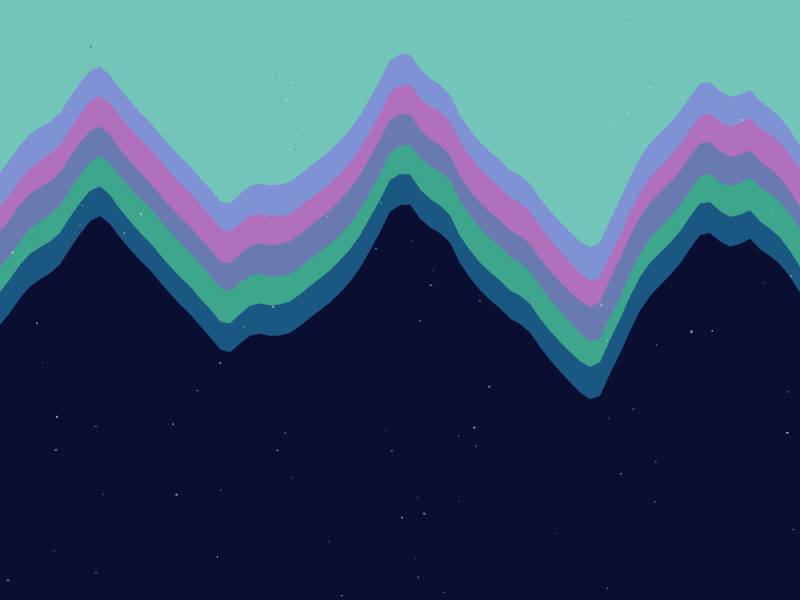
Frame 1 (no input)
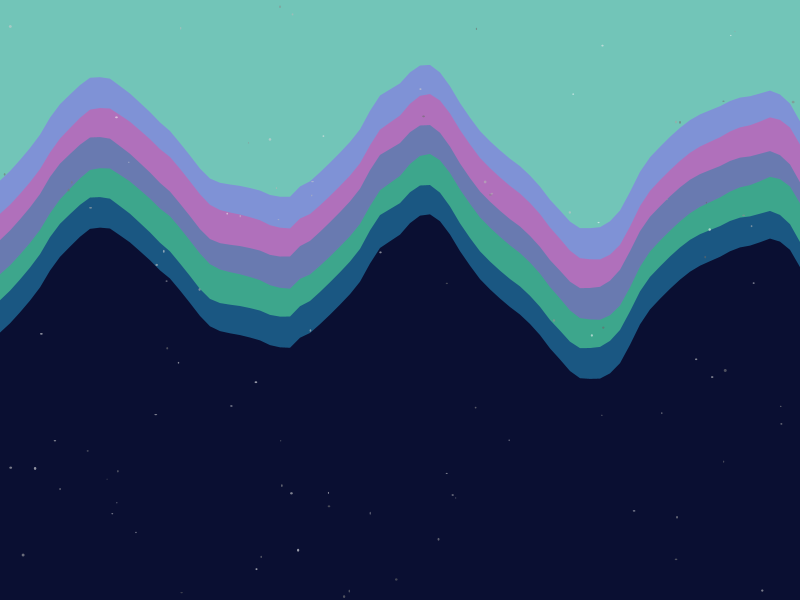
Frame 60 (the mouse pressed at the canvas centre just before this capture)
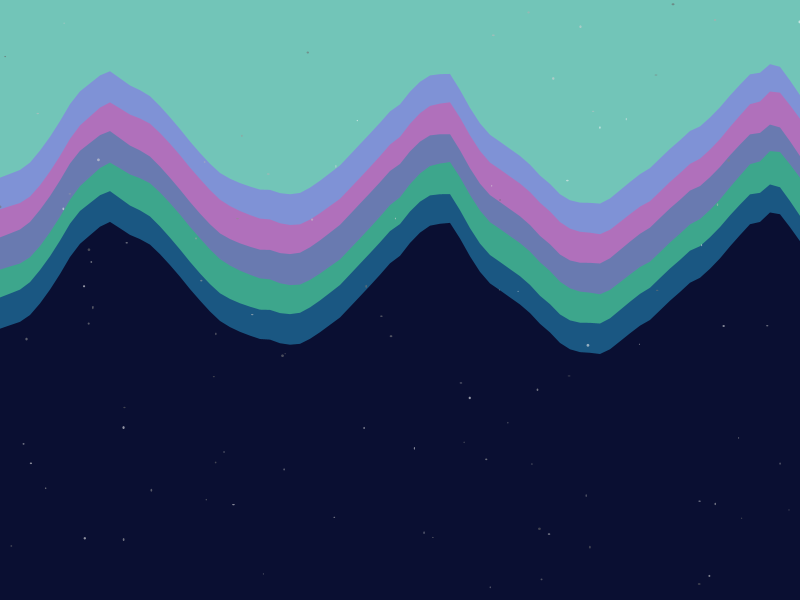
Frame 120 (the mouse held since frame 60 and released just before this capture)

The Processing sketch that drew these frames (run headless with seeded random() and noise(); from frame 60 on, the mouse is pressed at the canvas centre):

// Processing sketch: Brett_Heckbert
// ── Brett_Heckbert.pde
// Defines variables for waves
int wave = 6; // sets the number of waves
float[] offsets;  // defines array for wave offsets
color[] wave_colour; // defines array for wave colors

void setup() {
  size(800, 600); // sets the image size to 800x600
  offsets = new float[wave]; // starts the offsets with a length equal to the number of waves
  wave_colour = new color[] {
    color(50, 200, 255, 100),   // Light blue
    color(100, 255, 150, 120),  // Light green
    color(200, 25, 255, 80),    // Purple
    color(255, 100, 200, 120)   // Pink
  };

  // Randomize the initial phase offsets for each wave to create variation
  for (int j = 0; j < wave; j++) {
    offsets[j] = random(TWO_PI); // sets a random starting phase for each wave
  }
}

void draw() {
  background(10, 15, 50); // sets the background color to dark blue to create a night sky

  // Adjusts the coordinate system to make the waves appear from the top of the canvas and not the bottom
  pushMatrix(); // saves the current transformation state
  translate(width / 2, height / 2); // moves the origin to the center of the canvas for symetrical rotation
  rotate(PI); // rotates the canvas 180 degrees to flip the waves to the top
  translate(-width / 2, -height / 2); // moves the origin back to the top-left corner

  // Loop to draw each wave
  for (int j = 0; j < wave; j++) {
    draw_wave(j, wave_colour[j % wave_colour.length]); // draws a wave with a specific colour
    offsets[j] += 0.2; // increments the wave offset for better animation
  }

  // Creates stars in the night sky
  stars(100); // draws 100 stars

  popMatrix(); // restores the previous transformation state
}

// Draws a single wave with animation and color
void draw_wave(int index, color wave_colour) {
  float wave_height = height / 4.0; // defines the max wave height
  float wave_pos_y = height / 2.0 + index * 30; // positions each wave below the previous one
  float wave_speed = 0.5 + index * 0.1; // adjusts the animation speed for each wave

  noStroke(); // disables stroke for the wave shape
  fill(wave_colour); // fills wave with colour

  beginShape(); // Begins defining the wave shape
  for (float x = 0; x <= width; x += 10) {
    // calculates the y-coordinate using sine wave combined with perlin noise
    float y = wave_pos_y + sin((x + offsets[index]) * 0.02) * wave_height * noise(x * 0.01, frameCount * 0.005);
    vertex(x, y); // adds a vertex to the wave shape
  }
  vertex(width, height); // adds a vertex at the bottom-right corner
  vertex(0, height); // adds a vertex at the bottom-left corner
  endShape(CLOSE); // closes the shape and fills it
}

// Creates random position and brightness for stars
void stars(int count) {
  for (int j = 0; j < count; j++) {
    float x = random(width); // sets random x-coordinate for the star position
    float y = random(height); // sets random y-coordinate for the star postion
    float brightness = random(100, 255); // sets random brightness for the star
    noStroke(); // disables stroke for the stars
    fill(brightness, brightness, brightness, 150); // sets the star color with alpha for star transparency
    ellipse(x, y, random(1, 3), random(1, 3)); // draws a very small circle to represent the star shape
  }
}
